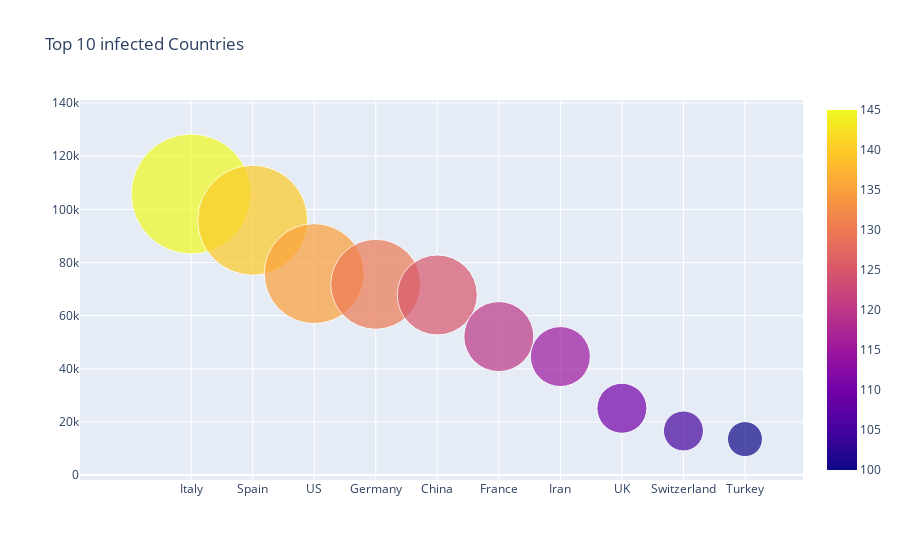

Notebook cell for this chart:
### Code cell
fig=go.Figure(data=[go.Scatter(x=Data_per_country['Country/Region'].head(10),
                               y=Data_per_country['Confirmed'].head(10),   mode='markers',
                               marker=dict(
                               color=[145,140,135,130,125,120,115,110,105,100],
                               size=[120,110,100,90,80,70,60,50,40,35],
                               showscale=True 
                               ))])
fig.update_layout(title='Top 10 infected Countries')
fig.show()

### Figure 1 — Plotly figure (JSON) as saved in the notebook; plotly's stock layout.template omitted (floating-point values rounded to 4 significant figures)
{"data": [{"marker": {"color": [145, 140, 135, 130, 125, 120, 115, 110, 105, 100], "showscale": true, "size": [120, 110, 100, 90, 80, 70, 60, 50, 40, 35]}, "mode": "markers", "type": "scatter", "x": ["Italy", "Spain", "US", "Germany", "China", "France", "Iran", "UK", "Switzerland", "Turkey"], "y": [105792, 95923, 75833, 71808, 67801, 52128, 44605, 25150, 16605, 13531]}], "layout": {"title": {"text": "Top 10 infected Countries"}}}
